Frame 1 (no input): blank canvas, image omitted
Frame 60 (the mouse pressed at the canvas centre just before this capture): blank canvas, image omitted
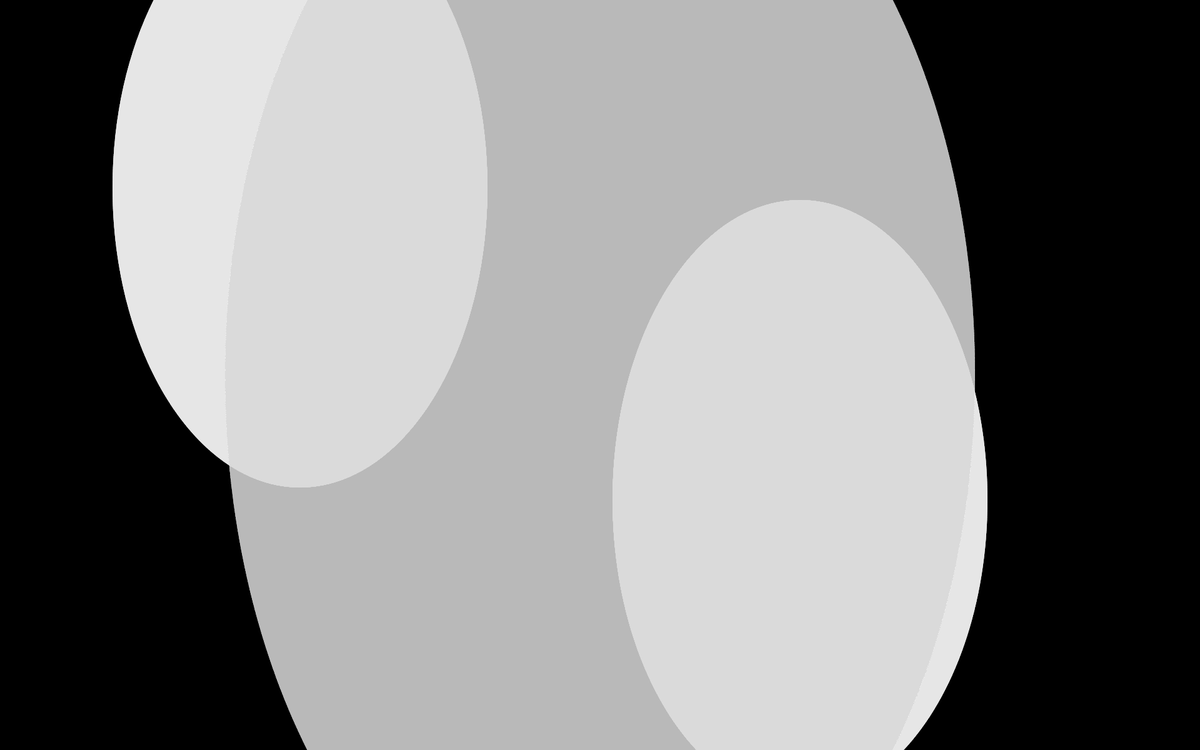
Frame 120 (the mouse held since frame 60 and released just before this capture)

The Processing sketch whose frames 1 and 60 were blank and that drew this single picture after the mouse press (run headless with seeded random() and noise(); from frame 60 on, the mouse is pressed at the canvas centre):

// Processing sketch: ellipseDraw_pde
// ── ellipseDraw_pde.pde
// Ellipse on black with mouse coordinate inputs
// 160110

int [] datetime;
int second;

void setup() {
  size(1920, 1200);
  background(0);
}

void draw() {

    datetime = dateTime();
    second = datetime[5];

  if (mousePressed) {
    noStroke();
    fill(mouseY/3, mouseY/3, mouseY/3, 10);
    ellipse(width/2, height/2, mouseY*2, mouseX*2);

    fill(mouseX/3, mouseX/3, mouseX/3, 10);
    ellipse(width/4, height/4, mouseY, mouseX);

    fill(mouseX/3, mouseX/3, mouseX/3, 10);
    ellipse(width/1.5, height/1.5, mouseY, mouseX);
  } 
}

public int [] dateTime() {
  int [] datetime = new int[6];
  datetime[0] = year();
  datetime[1] = month();
  datetime[2] = day();
  datetime[3] = hour();
  datetime[4] = minute();
  datetime[5] = second();

  return(datetime);
}
